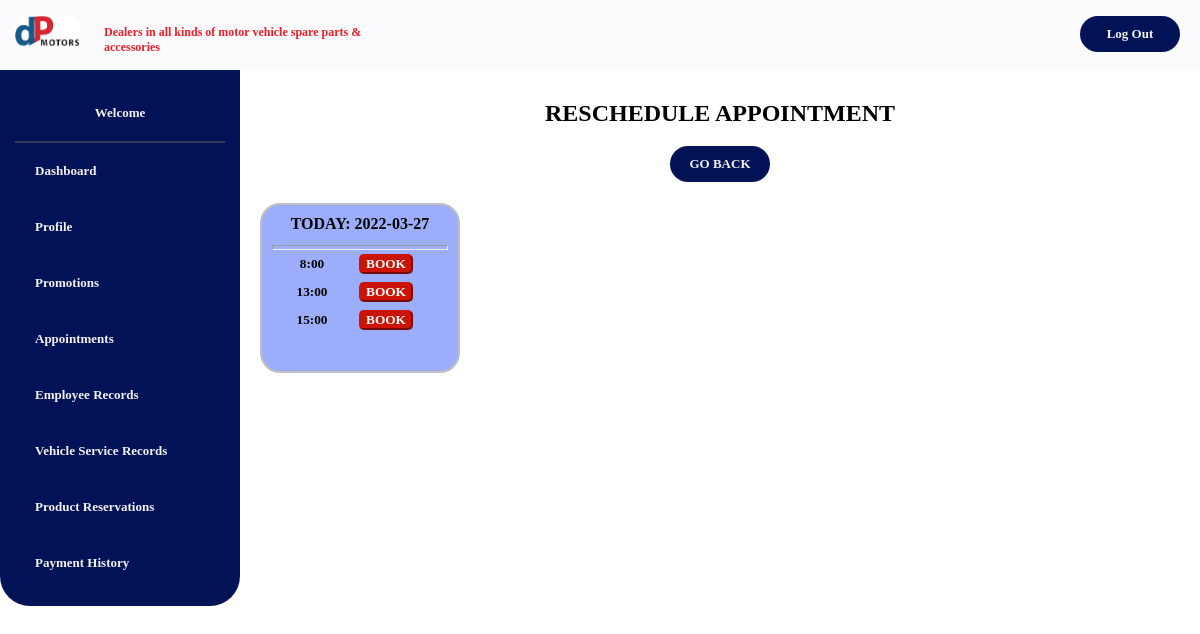
Page /UI/Manager/appointments/rescheduleApp.php on the committed database.
### tables this page shows
CREATE TABLE IF NOT EXISTS `schedule` (
  `id` int(11) NOT NULL AUTO_INCREMENT,
  `date` date NOT NULL,
  `timeslot` int(10) NOT NULL,
  `state` varchar(11) NOT NULL,
  PRIMARY KEY (`id`)
);

### UI/Manager/appointments/rescheduleApp.php (the view, shortened to what this page needs)
<?php
include '../../../includes/dbh.inc.php';
?>
<!DOCTYPE HTML>
<html lang="en">
<head>
    <link rel="stylesheet" href="../../../css/main.css">
    <link rel="stylesheet" href="../../../css/schedule.css">
</head>
<body>
<?php include_once("../managerNav.php");?>
        <div class="col-16 content" style="text-align:center;">
            <div class = "row" style="display:flex; text-align:center;">
                <div class="col-12">
                    <h2>RESCHEDULE APPOINTMENT</h2>
                    <br>
                    <form action="./readAppointments-pending.php">
                        <button class="navButton"> GO BACK </button>
                    </form>
                </div>
    </div>
<?php
                    $sql = "SELECT DISTINCT date FROM schedule WHERE date >=CURDATE() ORDER BY date LIMIT 14";
                    $result = $conn->query($sql);
                    if (mysqli_num_rows($result) > 0){
                        while ($row = mysqli_fetch_assoc($result)) {
                            $today = date("Y-m-d");
                            if ($row['date'] == $today){
                ?>
                <div class="col-3 dateCard today">
                    <h4  class="availDate">TODAY: <?php echo $row['date'];?></h4>
                    <hr style="height:5px;">
                        <?php
                            $sql2 = "SELECT DISTINCT timeslot, id FROM schedule WHERE state='open' AND date='{$row['date']}' order by timeslot";
                            $result2 = $conn->query($sql2);
                            if (mysqli_num_rows($result2) > 0){
                                while ($row2 = mysqli_fetch_assoc($result2)) {
                        ?>
                        <table class="timeslotsListed">
                            <tr>
                                <td><h5><?php echo $row2['timeslot'];?>:00</h5></td>
                                <td>
                                <form action="../../../includes/appointment.inc.php" method="post">
                                        <button type="submit" name="reschedule-M" class="bookButton">
                                            BOOK
                                        </button>
                                    </form>
                                </td>
                            </tr>
                        </table>
                        <?php
                            }
                        }
                        else{
                            echo "<br>";
                            echo "<h5 style='text-align:center;'>NO TIMESLOTS AVAILABLE</h5>";
                        }
                        ?>
                </div>
                <?php
                }
                ?>
            <?php
                }
            }
            ?>
              </div>
        </div>
</body>
</html>

### css/schedule.css (style rules this page uses)
.dateCard { padding:10px; width:200px; height:170px; background-color:#FFFAFA; border: 2px solid silver; margin-left:5px; margin-top:5px; border-radius:20px; }
.today { background-color:#9cadfc; }
.availDate { text-align:center; height: 30px; }
.bookButton { border-color:#cb1403; color:white; width:90px; text-align:center; border-radius:5px; background-color:#cb1403; }
.timeslotsListed { margin-left: auto; margin-right: auto; }
.timeslotsListed td { padding:2px; width:50px; text-align:center; }

### css/responsive.css (style rules this page uses)
* { margin:0; padding:0; font-family: 'Tahoma'; font-weight:bold; box-sizing:border-box; }
[class*="col-"] { float: left; padding: 15px; border: 0px solid red; }
.row::after { content: ""; clear: both; display: table; }
.col-3 { width: 25%; }
.col-12 { width: 100%; }
.col-16 { width: 80%; }
button { border-radius:25px; }
.navButton { border: none; background-color:#021257; width: 100px; padding: 10px 10px; transition-duration:0.4s; cursor: pointer; margin: 1px 5px; text-align: center; text-decoration: none; color:#F2F2F2; font-size: 13px; font-weight: bold; }

### css/landingPage.css (style rules this page uses)
.bookButton { max-width:60%; width:auto; height:auto; border-radius: 50%; cursor: pointer; }

### rows in the picture
schedule: timeslot "8"
schedule: timeslot "13"
schedule: timeslot "15"

### other values in the picture
$row['date'] "2022-03-27"
